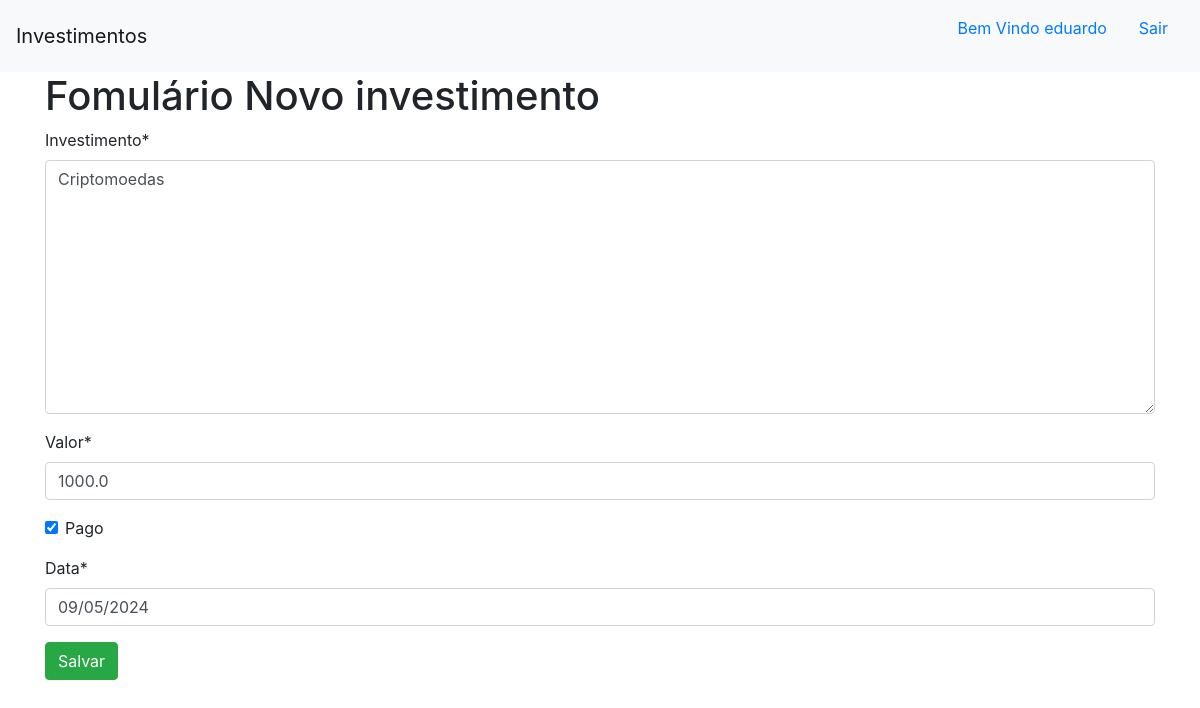
The page /novo_investimento/1 (signed in) on the database as committed earlier.
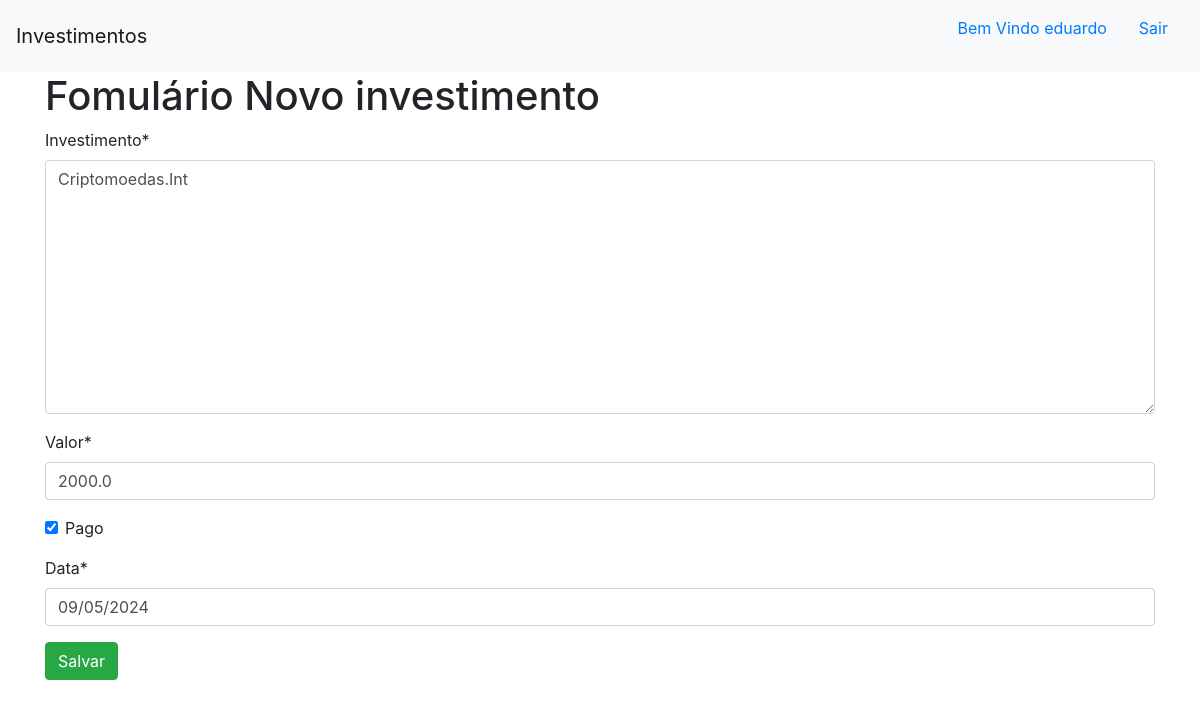
The same page on the database as committed later.
### invista/models.py (models this page shows)
class Investimento(models.Model):
    investimento = models.TextField(max_length=255)
    valor = models.FloatField()
    pago = models.BooleanField(default=False)
    data = models.DateField(default=datetime.now)

### invista/views.py (the view)
# urls.py: path('novo_investimento/<int:id_investimento>',views.editar,name='editar'),
@login_required
def editar(request,id_investimento):
    investimento = Investimento.objects.get(pk=id_investimento)
    if request.method == 'GET':
        formulario = InvestimentoForm(instance=investimento)
        return render(request,'investimentos_ps/novo_investimento.html',{'formulario': formulario})
    else:
        formulario = InvestimentoForm(request.POST,instance=investimento)
        if formulario.is_valid():
            formulario.save()
        return redirect('investimentosleitura')

### invista/forms.py
class InvestimentoForm(ModelForm):
    class Meta:
        model = Investimento
        fields = '__all__'

### invista/templates/investimentos_ps/novo_investimento.html (shortened to what this page needs)
{% extends 'investimentos_ps/base.html' %}
{% block conteudo %}
{% load crispy_forms_tags %}
<div class="container">
    <h1>Fomulário Novo investimento</h1>
    <form action="" method="POST">
        {{formulario | crispy}}
        <button type="submit" class="btn btn-success">Salvar</button>
    </form>
</div>
{% endblock %}

Rows that differ between the two databases and show on the page:
changed Investimento: investimento "Criptomoedas" → "Criptomoedas.Int"; valor "1000.0" → "2000.0"
